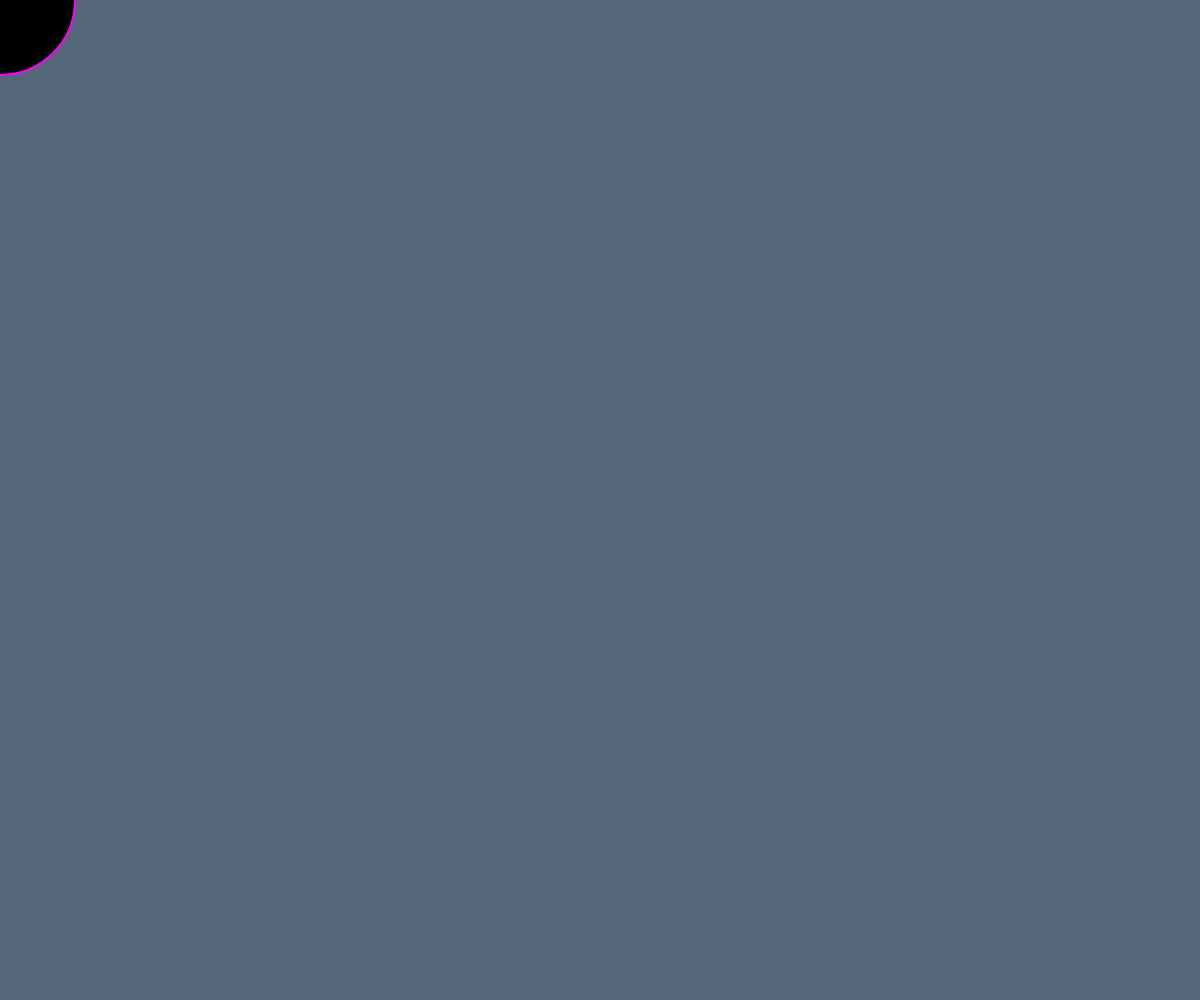
Frame 1 (no input)
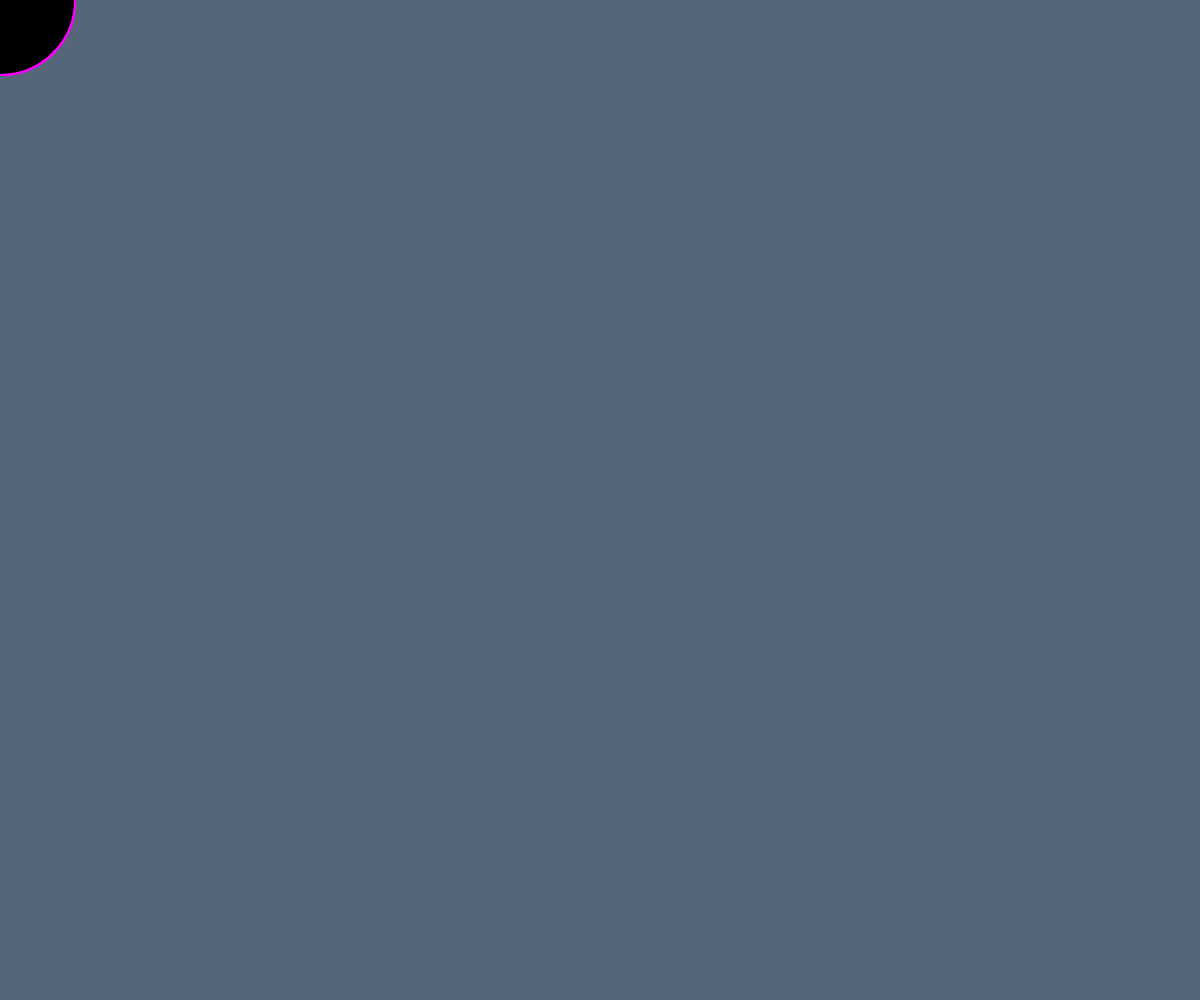
Frame 60 (no input)
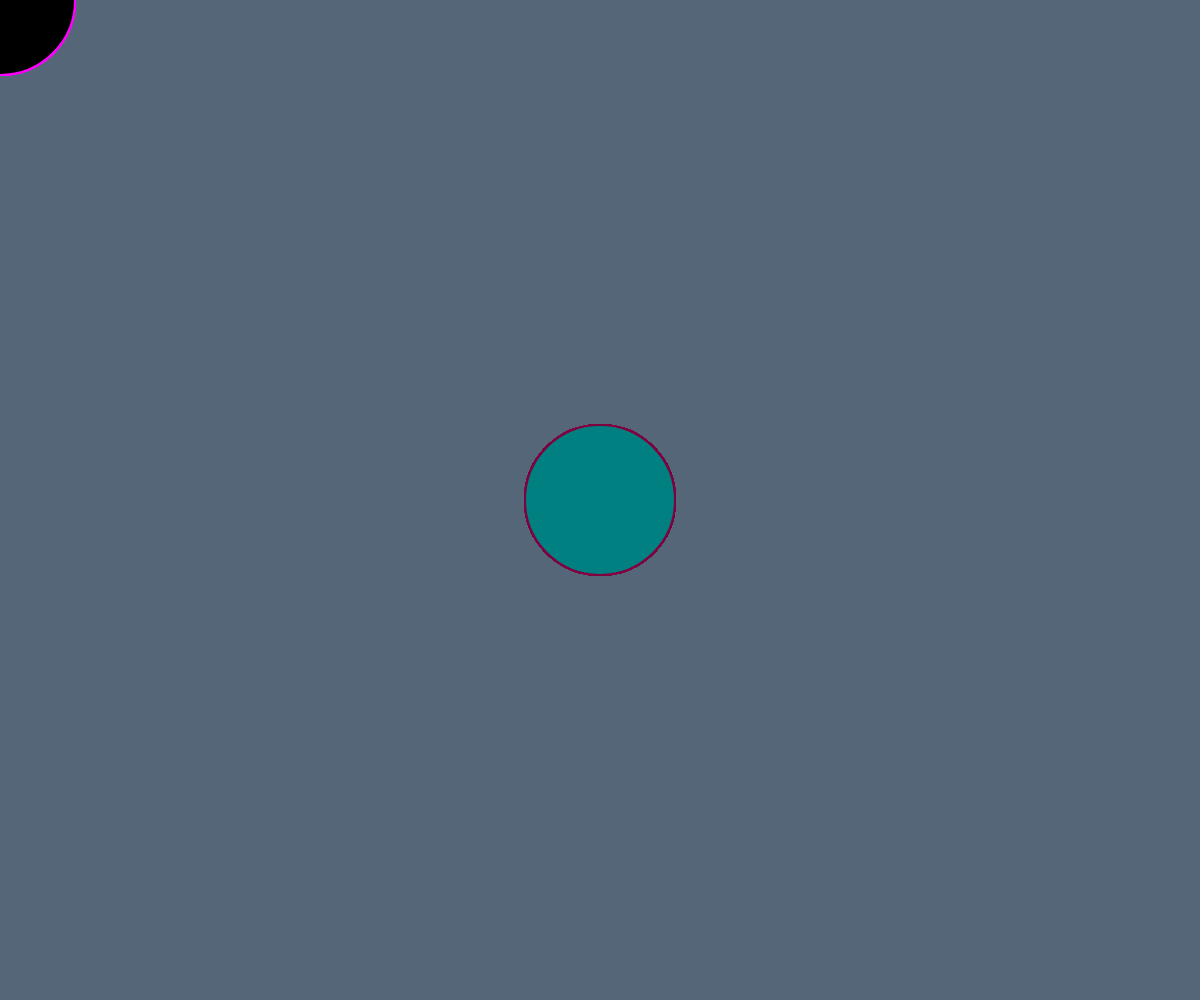
Frame 120 (the mouse pressed at the canvas centre since frame 60)

The p5.js sketch that drew these frames (run headless with seeded random() and noise() and a simulated clock; from frame 60 on, the mouse is pressed at the canvas centre):

// p5.js sketch
// ── sketch.js
function setup() {
  //建立依照視窗的高與寬當作畫布的寬高
  createCanvas(windowWidth, windowHeight);
  //設定顏色模式為HSB
  colorMode(HSB, 360, 100, 100);
  //設定初始背景顏色
  background(210, 30, 47);
}

function draw() {
  //不清除背景，保留軌跡
  //計算顏色隨著滑鼠X位置變化
  let hue = map(mouseX, 0, windowWidth, 0, 360);
  //計算亮度隨著滑鼠Y位置變化
  let brightness = map(mouseY, 0, windowHeight, 0, 100);
  //設定圓的顏色
  fill(hue, 100, brightness);
  //計算邊框顏色隨著滑鼠X位置變化，從亮粉色漸變成白色
  let strokeHue = map(mouseX, 0, windowWidth, 300, 360);
  let strokeBrightness = map(mouseX, 0, windowWidth, 100, 0);
  //圓的邊框顏色為亮粉色漸變成白色
  stroke(strokeHue, 100, strokeBrightness);
  //圓的邊框寬度為5
  strokeWeight(2);
  //在滑鼠位置畫一個圓，圓的寬高為150x
  ellipse(mouseX, mouseY, 150,150);
}

function windowResized() {
  //當視窗的大小改變時，重新設定畫布的寬高
  resizeCanvas(windowWidth, windowHeight);
  //重新設定初始背景顏色
  background(210, 30, 47);
}

// ── sketch_2.js
function setup() {//設定函數，設定初始值的地方
    //建立依照視窗的高與寬當作畫布的寬高
    createCanvas(windowWidth, windowHeight);
    //畫布背景顏色為a2d2ff
    background('#415a77')
      
    }
    
    function draw() { //畫圖函數，畫圖的地方
      //畫布的背景顏色為415a77
      background('#415a77');
      //計算圓形與方形的大小
      let size = map(mouseX, 0, windowWidth, 50, 200) 
      let spacing = size * 1.5;
    
      for (let x = spacing / 2; x < windowWidth; x += spacing) {
        for (let y = spacing / 2; y < windowHeight; y += spacing) {
          //畫方框的顏色為a2d2ff
          fill('#a2d2ff');
          //畫方框方框的邊框顏色為#edede9
          stroke('#edede9');
          //畫方框的邊框寬度為10
          strokeWeight(10);
          //在視窗的中間畫一個方框，以中心點為基準，方框的寬高為size
          rectMode(CENTER); //設定方框的模式為中心點
          rect(x, y, size, size); //畫方框
    
          //在視窗的中間畫一個圓，圓的寬高為size
          //圓的顏色為#bde0fe
          fill('#bde0fe');
          //圓的邊框顏色為#edede9
          stroke('#edede9');
          //圓的邊框寬度為10
          strokeWeight(10);
          ellipse(x, y, size, size);
        }
      }
    }
    
      //當視窗的大小改變時，重新設定畫布的寬高
    function windowResized() {
      resizeCanvas(windowWidth, windowHeight);
    }
    
// ── sketch_3.js
function setup() {//設定函數，設定初始值的地方
    //建立依照視窗的高與寬當作畫布的寬高
    createCanvas(windowWidth, windowHeight);
    //設定顏色模式為HSB
    colorMode(HSB, 360, 100, 100);
    //畫布背景顏色為HSB格式
    background(210, 30, 47);
      
    }
    
    function draw() { //畫圖函數，畫圖的地方
      //畫布的背景顏色為HSB格式
      background(210, 30, 47);
      //計算圓形與方形的大小
      let size = map(mouseX, 0, windowWidth, 50, 200) 
      let spacing = size * 1.5;
    
      for (let x = spacing / 2; x < windowWidth; x += spacing) {
        for (let y = spacing / 2; y < windowHeight; y += spacing) {
          //畫方框的顏色為HSB格式
          fill(210, 30, 100);
          //畫方框方框的邊框顏色為HSB格式
          stroke(0, 0, 93);
          //畫方框的邊框寬度為10
          strokeWeight(10);
          //在視窗的中間畫一個方框，以中心點為基準，方框的寬高為size
          rectMode(CENTER); //設定方框的模式為中心點
          rect(x, y, size, size); //畫方框
    
          //在視窗的中間畫一個圓，圓的寬高為size
          //圓的顏色為HSB格式
          fill(210,40,100);
          //圓的邊框顏色為HSB格式
          stroke(0, 0, 93);
          //圓的邊框寬度為10
          strokeWeight(10);
          ellipse(x, y, size, size);
        }
      }
    }
    
      //當視窗的大小改變時，重新設定畫布的寬高
    function windowResized() {
      resizeCanvas(windowWidth, windowHeight);
    }
    
